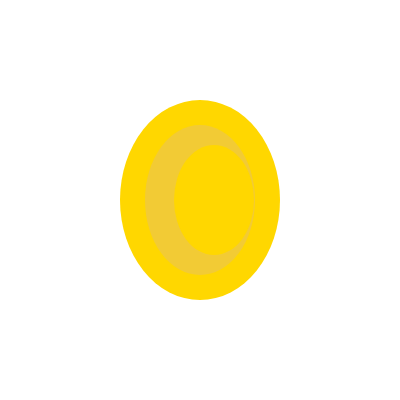
Frame 1 (no input)
Frame 60 (no input): identical to frame 1, image omitted
Frame 120 (the mouse pressed at the canvas centre since frame 60): identical to frame 1, image omitted

The p5.js sketch that drew this single still picture (run headless with seeded random() and noise() and a simulated clock; from frame 60 on, the mouse is pressed at the canvas centre):

// p5.js sketch
// ── sketch.js
var coin;

function setup() {
    createCanvas(400, 400);

    coin = new Coin(width / 2, height / 2, height / 2);
}

function draw() {
    background(255);
    coin.draw();
}

// ── Coin.js
class Coin {
    /*
    Creates a collectable coin using 3 concentric circles of
    varying diameter.

    The collectable's position is determined by the
    centre of the circles.
    */
    constructor(x, y, size, type) {
        this.x = x;
        this.y = y;
        this.size = size;
        this.isFound = false;
        this.type = type;
        this.value = 0;
    }

    draw() {
        if (!this.isFound) {
            this.value = 1;
            // from larger to smaller circle
            noStroke();
            fill(255, 215, 0);
            ellipse(this.x, this.y, 0.8 * this.size, this.size);
            fill(222, 184, 135, 100);
            ellipse(this.x, this.y, 0.55 * this.size, 0.75 * this.size);
            fill(255, 215, 0);
            ellipse(this.x + 0.07 * this.size, this.y, 0.4 * this.size, 0.55 * this.size);
        }
    }

    checkCollectable() {
        if (
            dist(this.x,
                this.y,
                character.worldX,
                character.y - this.size // coin y is coin.size above the ground (where character.y is), hence the correction
            ) <= this.size
        ) {
            this.isFound = true;
            coinCollectedSound.play();
            game_score += this.value;
        }
    }
}
